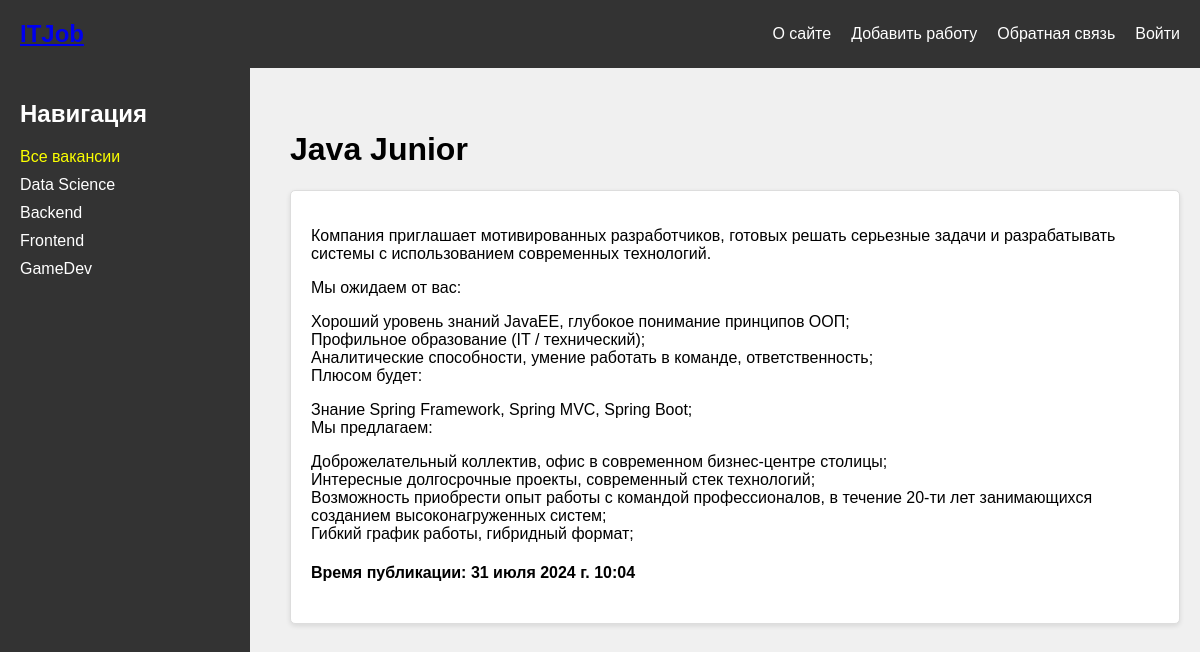
Screenshot of /post/Java-Junior-1/ with the database file from the repository.
### vacancies/models.py (models this page shows, shortened)
class Job(models.Model):
    title = models.CharField(max_length=255, verbose_name='Специальность')
    slug=models.SlugField(max_length=255,unique=False,db_index=True,default='',verbose_name='URL')
    description = models.TextField(blank=True,verbose_name='Описание')
    time_create=models.DateTimeField(auto_now_add=True)
    time_update=models.DateTimeField(auto_now=True)

### vacancies/views.py (the view)
# urls.py: path('post/<slug:job_slug>/',show_job,name='job'),
def show_job(request,job_slug):
    post = get_object_or_404(Job,slug = job_slug)
    data={
        'title':post.title,
        'menu':menu,
        "post":post,
        'category':cats_db
    }
    return render(request,'vacancies/job.html',data)

### vacancies/templatetags/vacancies_tags.py (called while the page is built)
@register.inclusion_tag('vacancies/list_categories.html')
def show_categories(cat_selected=0):
    cats = views.cats_db
    return {'cats':cats,'cat_selected':cat_selected}

### vacancies/templates/vacancies/job.html (shortened to what this page needs)
{%extends 'base.html'%}
{%block content%}
<h1>{{post.title}}</h1>
<div class="job-card">
<p>{{post.description|linebreaks}}</p>
<h4>Время публикации: {{post.time_create}}</h4>
</div>
{%endblock%}

### vacancies/static/vacancies/css/style.css (style rules this page uses)
body { font-family: Arial, sans-serif; background-color: #f0f0f0; margin: 0; padding: 0; display: flex; flex-direction: column; }
.job-card { background-color: white; border: 1px solid #ddd; border-radius: 5px; margin-bottom: 20px; padding: 20px; box-shadow: 0 2px 5px rgba(0,0,0,0.1); }

### rows the page displays
Job: title "Java Junior", description "Компания приглашает мотивированных разработчиков, готовых решать серьезные задачи и разрабатывать системы с использованием современных технологий. Мы ожидаем от вас: Хороший уровень знаний JavaEE, глубокое понимание принципов ООП; Профильное образование (IT / технический); Аналитические способности, умение работать в команде, ответственность; Плюсом будет: Знание Spring Framework, Spring MVC, Spring Boot; Мы предлагаем: Доброжелательный коллектив, офис в современном бизнес-центре столицы; Интересные долгосрочные проекты, современный стек технологий; Возможность приобрести опыт работы с командой профессионалов, в течение 20-ти лет занимающихся созданием высоконагруженных систем; Гибкий…", time_create "31 июля 2024 г. 10:04"

### other values shown
{{ m.title }} "О сайте" "Добавить работу" "Обратная связь" "Войти"
{{ c.name }} "Data Science" "Backend" "Frontend" "GameDev"
